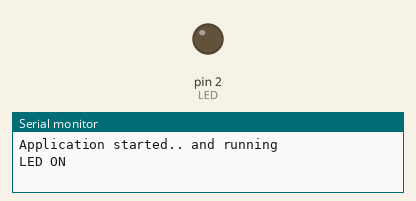
Bench run of a sketch on a simulated Arduino Uno, built with avr-gcc and run on an emulated ATmega328P. Parts: output pins drawn as LEDs (lit = HIGH), the last lines printed to the serial monitor.

Above: at 3.5 s.
At 8.0 s:
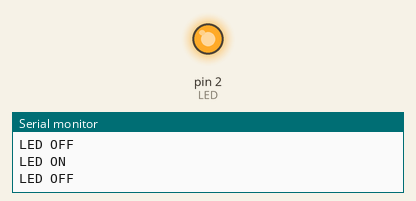
Timing chart, 0 to 9.9 s (numbered marks = the images above):
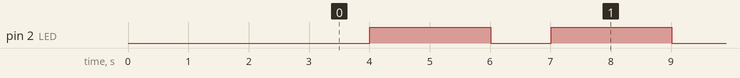

The sketch:

Blink_and_SerialPrint.ino
```cpp
/*
ESP8266 blink and serial print
Blink the blue LED on the ESP8266 module
Board: Generic ESP2866 module
*/

#define LED 2 //Define blinking LED pin

void setup() {
  pinMode(LED, OUTPUT); // Initialize the LED pin as an output

  Serial.begin(115200); // Needed for serial print with serial monitor. Data rate is set to 115200 bits per second (baud)
  delay(10); // delay of 10 microseconds
  Serial.println(""); // first serial print (empty line)
  Serial.print("Application started"); // second serial print
  delay(3000); // delay of 3 seconds
  Serial.println(".. and running"); // third serial print. Notice the difference between print and println!
}
// the loop function runs over and over again forever
void loop() {
  Serial.println("LED ON");
  digitalWrite(LED, LOW); // Turn the LED on (Note that LOW is the voltage level)
  delay(1000); // Wait for a second
  Serial.println("LED OFF");
  digitalWrite(LED, HIGH); // Turn the LED off by making the voltage HIGH
  delay(2000); // Wait for two seconds
}
```

Measured:
- by itself, pin 2 (LED): alternates HIGH for 2.0 s and LOW for 1.0 s
